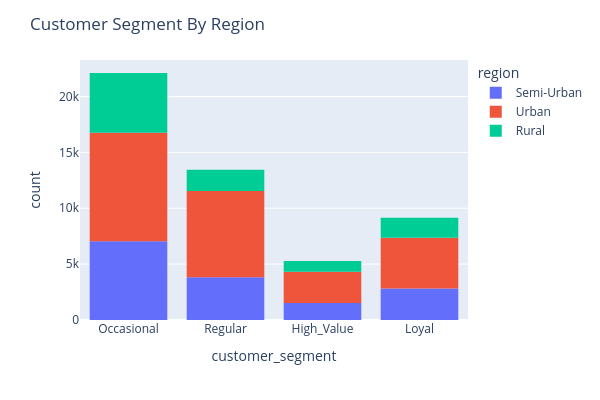

Notebook code for this chart:
### Markdown cell above
### Categorical-Categorical Relationship with Stacked Countplots

### Code cell
fig1 = px.histogram(df, x='customer_segment', color='region')
fig1.update_layout(width=600, height=400, title='Customer Segment By Region')
fig1.show()

### Figure 1 — Plotly figure (JSON) as saved in the notebook; plotly's stock layout.template omitted (floating-point values rounded to 4 significant figures; data arrays with more than 128 entries replaced by an {"elided": "..."} marker saying what was removed)
{"data": [{"bingroup": "x", "hovertemplate": "region=Semi-Urban<br>customer_segment=%{x}<br>count=%{y}<extra></extra>", "legendgroup": "Semi-Urban", "marker": {"color": "#636efa", "pattern": {"shape": ""}}, "name": "Semi-Urban", "orientation": "v", "showlegend": true, "type": "histogram", "x": {"elided": "15212 str values"}, "xaxis": "x", "yaxis": "y"}, {"bingroup": "x", "hovertemplate": "region=Urban<br>customer_segment=%{x}<br>count=%{y}<extra></extra>", "legendgroup": "Urban", "marker": {"color": "#EF553B", "pattern": {"shape": ""}}, "name": "Urban", "orientation": "v", "showlegend": true, "type": "histogram", "x": {"elided": "24785 str values"}, "xaxis": "x", "yaxis": "y"}, {"bingroup": "x", "hovertemplate": "region=Rural<br>customer_segment=%{x}<br>count=%{y}<extra></extra>", "legendgroup": "Rural", "marker": {"color": "#00cc96", "pattern": {"shape": ""}}, "name": "Rural", "orientation": "v", "showlegend": true, "type": "histogram", "x": {"elided": "10003 str values"}, "xaxis": "x", "yaxis": "y"}], "layout": {"barmode": "relative", "height": 400, "legend": {"title": {"text": "region"}, "tracegroupgap": 0}, "margin": {"t": 60}, "title": {"text": "Customer Segment By Region"}, "width": 600, "xaxis": {"anchor": "y", "domain": [0, 1], "title": {"text": "customer_segment"}}, "yaxis": {"anchor": "x", "domain": [0, 1], "title": {"text": "count"}}}}
